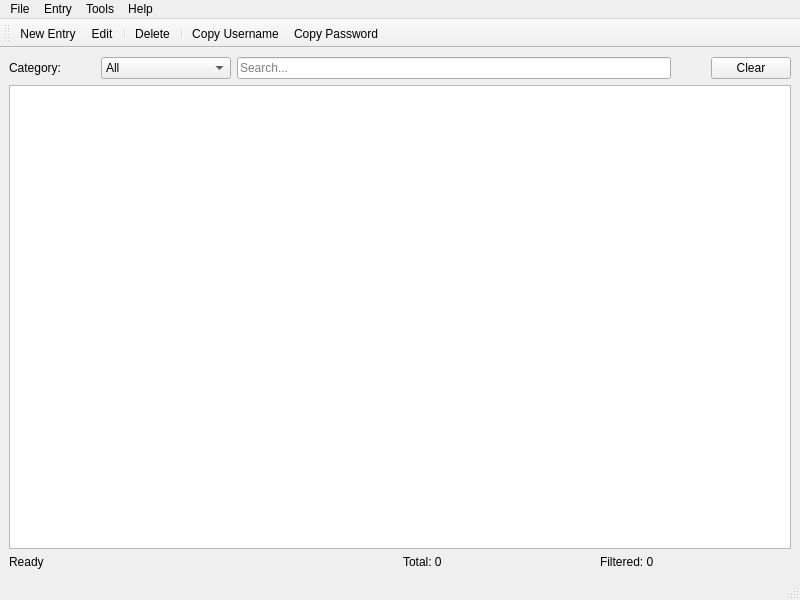
<?xml version="1.0" encoding="UTF-8"?>
<ui version="4.0">
 <class>MainWindow</class>
 <widget class="QMainWindow" name="MainWindow">
  <property name="geometry">
   <rect>
    <x>0</x>
    <y>0</y>
    <width>800</width>
    <height>600</height>
   </rect>
  </property>
  <property name="windowTitle">
   <string>MainWindow</string>
  </property>
  <property name="styleSheet">
   <string notr="true"/>
  </property>
  <widget class="QWidget" name="centralwidget">
   <layout class="QVBoxLayout" name="verticalLayout">
    <item>
     <layout class="QHBoxLayout" name="horizontalLayout_3">
      <item>
       <layout class="QHBoxLayout" name="horizontalLayout">
        <property name="spacing">
         <number>40</number>
        </property>
        <item>
         <widget class="QLabel" name="label_category">
          <property name="text">
           <string>Category:</string>
          </property>
         </widget>
        </item>
        <item>
         <widget class="QComboBox" name="comboBox">
          <item>
           <property name="text">
            <string>All</string>
           </property>
          </item>
          <item>
           <property name="text">
            <string>Logins</string>
           </property>
          </item>
          <item>
           <property name="text">
            <string>Emails</string>
           </property>
          </item>
          <item>
           <property name="text">
            <string>Banking</string>
           </property>
          </item>
          <item>
           <property name="text">
            <string>Social Media</string>
           </property>
          </item>
          <item>
           <property name="text">
            <string>WiFi</string>
           </property>
          </item>
          <item>
           <property name="text">
            <string>Software Licenses</string>
           </property>
          </item>
          <item>
           <property name="text">
            <string>API Keys</string>
           </property>
          </item>
          <item>
           <property name="text">
            <string>Notes</string>
           </property>
          </item>
         </widget>
        </item>
       </layout>
      </item>
      <item>
       <layout class="QHBoxLayout" name="horizontalLayout_2">
        <property name="spacing">
         <number>40</number>
        </property>
        <item>
         <widget class="QLineEdit" name="searchEdit">
          <property name="placeholderText">
           <string>Search...</string>
          </property>
         </widget>
        </item>
        <item>
         <widget class="QPushButton" name="clearButton">
          <property name="text">
           <string>Clear</string>
          </property>
         </widget>
        </item>
       </layout>
      </item>
     </layout>
    </item>
    <item>
     <widget class="QTableView" name="tableViewAccounts">
      <property name="selectionMode">
       <enum>QAbstractItemView::SelectionMode::SingleSelection</enum>
      </property>
      <property name="selectionBehavior">
       <enum>QAbstractItemView::SelectionBehavior::SelectRows</enum>
      </property>
     </widget>
    </item>
    <item>
     <layout class="QHBoxLayout" name="horizontalLayout_5">
      <item>
       <widget class="QLabel" name="lblStatus">
        <property name="text">
         <string>Ready</string>
        </property>
       </widget>
      </item>
      <item>
       <layout class="QHBoxLayout" name="horizontalLayout_4">
        <item>
         <widget class="QLabel" name="lblTotal">
          <property name="text">
           <string>Total: 0</string>
          </property>
         </widget>
        </item>
        <item>
         <widget class="QLabel" name="lblFiltered">
          <property name="text">
           <string>Filtered: 0</string>
          </property>
         </widget>
        </item>
       </layout>
      </item>
     </layout>
    </item>
   </layout>
  </widget>
  <widget class="QMenuBar" name="menubar">
   <property name="geometry">
    <rect>
     <x>0</x>
     <y>0</y>
     <width>800</width>
     <height>26</height>
    </rect>
   </property>
   <widget class="QMenu" name="menuFile">
    <property name="title">
     <string>File</string>
    </property>
    <addaction name="actionNew"/>
    <addaction name="separator"/>
    <addaction name="actionSave"/>
    <addaction name="separator"/>
    <addaction name="actionExit"/>
   </widget>
   <widget class="QMenu" name="menuEntry">
    <property name="title">
     <string>Entry</string>
    </property>
    <addaction name="actionNew_Entry"/>
    <addaction name="actionEdit"/>
    <addaction name="actionDelete"/>
    <addaction name="actionCopy_Username"/>
    <addaction name="actionCopy_Password"/>
   </widget>
   <widget class="QMenu" name="menuTools">
    <property name="title">
     <string>Tools</string>
    </property>
    <widget class="QMenu" name="menuSettings">
     <property name="title">
      <string>Settings</string>
     </property>
     <addaction name="actionThemeLightBlue"/>
     <addaction name="actionThemeDarkYellow"/>
    </widget>
    <addaction name="actionGenerate"/>
    <addaction name="menuSettings"/>
   </widget>
   <widget class="QMenu" name="menuHelp">
    <property name="title">
     <string>Help</string>
    </property>
    <addaction name="actionAbout"/>
   </widget>
   <addaction name="menuFile"/>
   <addaction name="menuEntry"/>
   <addaction name="menuTools"/>
   <addaction name="menuHelp"/>
  </widget>
  <widget class="QStatusBar" name="statusbar"/>
  <widget class="QToolBar" name="toolBar">
   <property name="windowTitle">
    <string>toolBar</string>
   </property>
   <property name="toolButtonStyle">
    <enum>Qt::ToolButtonStyle::ToolButtonTextBesideIcon</enum>
   </property>
   <attribute name="toolBarArea">
    <enum>TopToolBarArea</enum>
   </attribute>
   <attribute name="toolBarBreak">
    <bool>false</bool>
   </attribute>
   <addaction name="actionNew_Entry"/>
   <addaction name="actionEdit"/>
   <addaction name="separator"/>
   <addaction name="actionDelete"/>
   <addaction name="separator"/>
   <addaction name="actionCopy_Username"/>
   <addaction name="actionCopy_Password"/>
  </widget>
  <action name="actionAbout">
   <property name="icon">
    <iconset theme="QIcon::ThemeIcon::HelpAbout"/>
   </property>
   <property name="text">
    <string>About</string>
   </property>
   <property name="shortcut">
    <string>F1</string>
   </property>
   <property name="priority">
    <enum>QAction::Priority::NormalPriority</enum>
   </property>
  </action>
  <action name="actionNew_Entry">
   <property name="checkable">
    <bool>false</bool>
   </property>
   <property name="icon">
    <iconset theme="QIcon::ThemeIcon::ListAdd"/>
   </property>
   <property name="text">
    <string>New Entry</string>
   </property>
   <property name="priority">
    <enum>QAction::Priority::NormalPriority</enum>
   </property>
  </action>
  <action name="actionEdit">
   <property name="icon">
    <iconset theme="QIcon::ThemeIcon::MailMessageNew"/>
   </property>
   <property name="text">
    <string>Edit</string>
   </property>
   <property name="shortcut">
    <string>Ctrl+E</string>
   </property>
   <property name="menuRole">
    <enum>QAction::MenuRole::NoRole</enum>
   </property>
  </action>
  <action name="actionDelete">
   <property name="icon">
    <iconset theme="QIcon::ThemeIcon::EditDelete"/>
   </property>
   <property name="text">
    <string>Delete</string>
   </property>
   <property name="shortcut">
    <string>Del</string>
   </property>
   <property name="menuRole">
    <enum>QAction::MenuRole::NoRole</enum>
   </property>
  </action>
  <action name="actionCopy_Username">
   <property name="icon">
    <iconset theme="QIcon::ThemeIcon::AddressBookNew"/>
   </property>
   <property name="text">
    <string>Copy Username</string>
   </property>
   <property name="shortcut">
    <string>Ctrl+U</string>
   </property>
   <property name="menuRole">
    <enum>QAction::MenuRole::NoRole</enum>
   </property>
  </action>
  <action name="actionCopy_Password">
   <property name="icon">
    <iconset theme="QIcon::ThemeIcon::EditCopy"/>
   </property>
   <property name="text">
    <string>Copy Password</string>
   </property>
   <property name="shortcut">
    <string>Ctrl+P</string>
   </property>
   <property name="menuRole">
    <enum>QAction::MenuRole::NoRole</enum>
   </property>
  </action>
  <action name="actionSave">
   <property name="text">
    <string>Save</string>
   </property>
   <property name="shortcut">
    <string>Ctrl+S</string>
   </property>
  </action>
  <action name="actionExit">
   <property name="text">
    <string>Exit</string>
   </property>
   <property name="shortcut">
    <string>Ctrl+Q</string>
   </property>
  </action>
  <action name="actionGenerate">
   <property name="text">
    <string>Generate</string>
   </property>
   <property name="shortcut">
    <string>Ctrl+G</string>
   </property>
  </action>
  <action name="actionNew">
   <property name="text">
    <string>New</string>
   </property>
   <property name="shortcut">
    <string>Ctrl+N</string>
   </property>
  </action>
  <action name="actionThemeLightBlue">
   <property name="text">
    <string>Light</string>
   </property>
   <property name="menuRole">
    <enum>QAction::MenuRole::NoRole</enum>
   </property>
  </action>
  <action name="actionThemeDarkYellow">
   <property name="text">
    <string>Dark</string>
   </property>
   <property name="menuRole">
    <enum>QAction::MenuRole::NoRole</enum>
   </property>
  </action>
 </widget>
 <resources/>
 <connections/>
</ui>
